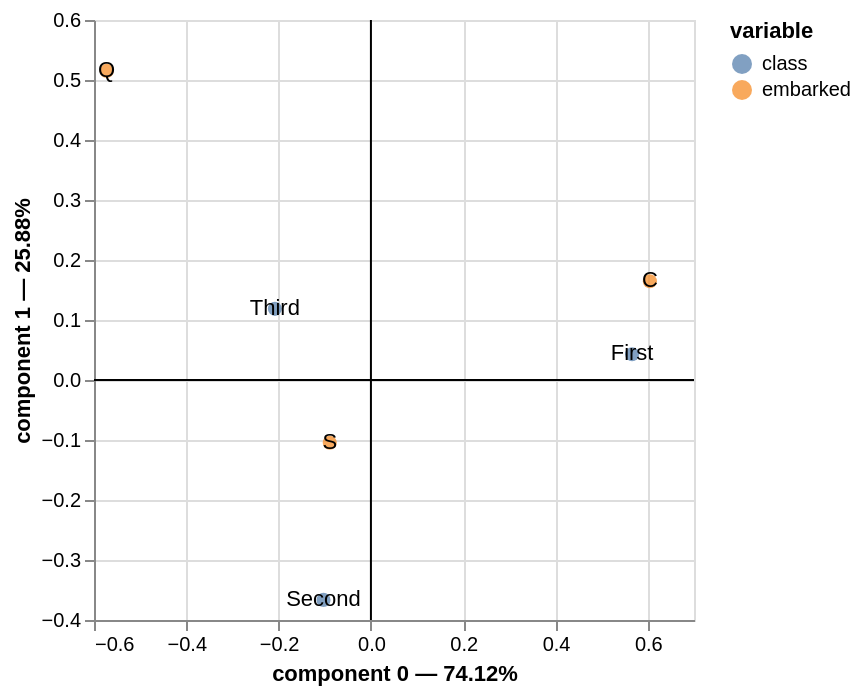

The notebook cell saved with this chart:
### Code cell
import pandas as pd
import prince
from IPython.display import display

# Tabla de contingencia 3x3
tab = pd.crosstab(t["embarked"], t["class"])
display(tab)

# CA 2D
ca = prince.CA(
    n_components=2,
    n_iter=10,
    engine="sklearn",
    random_state=42
).fit(tab)

chart = ca.plot(
    tab,
    x_component=0, y_component=1,
    show_row_markers=True,
    show_column_markers=True,
    show_row_labels=True,
    show_column_labels=True
)


import altair as alt

# tu chart existente:
# chart = ca.plot(tab, x_component=0, y_component=1, ...)

# líneas de ejes
x0 = alt.Chart(pd.DataFrame({"x":[0]})).mark_rule().encode(x="x:Q")
y0 = alt.Chart(pd.DataFrame({"y":[0]})).mark_rule().encode(y="y:Q")

display(chart + x0 + y0)

### Figure 1 — Vega-Lite specification as saved in the notebook (floating-point values rounded to 4 significant figures)
{"config": {"view": {"continuousWidth": 300, "continuousHeight": 300}}, "layer": [{"data": {"name": "data-77d3f869f5c350ac4c686dccef5c1e26"}, "mark": {"type": "circle", "size": 50}, "encoding": {"color": {"field": "variable", "type": "nominal"}, "tooltip": [{"field": "variable", "type": "nominal"}, {"field": "value", "type": "nominal"}, {"field": "component 0", "type": "quantitative"}, {"field": "component 1", "type": "quantitative"}], "x": {"axis": {"title": "component 0 — 74.12%"}, "field": "component 0", "scale": {"zero": false}, "type": "quantitative"}, "y": {"axis": {"title": "component 1 — 25.88%"}, "field": "component 1", "scale": {"zero": false}, "type": "quantitative"}}, "name": "view_3"}, {"data": {"name": "data-77d3f869f5c350ac4c686dccef5c1e26"}, "mark": {"type": "text"}, "encoding": {"text": {"field": "label", "type": "nominal"}, "x": {"axis": {"title": "component 0 — 74.12%"}, "field": "component 0", "scale": {"zero": false}, "type": "quantitative"}, "y": {"axis": {"title": "component 1 — 25.88%"}, "field": "component 1", "scale": {"zero": false}, "type": "quantitative"}}}, {"data": {"name": "data-b6efcffb213101a8862177a706162f33"}, "mark": {"type": "circle", "size": 50}, "encoding": {"color": {"field": "variable", "type": "nominal"}, "tooltip": [{"field": "variable", "type": "nominal"}, {"field": "value", "type": "nominal"}, {"field": "component 0", "type": "quantitative"}, {"field": "component 1", "type": "quantitative"}], "x": {"axis": {"title": "component 0 — 74.12%"}, "field": "component 0", "scale": {"zero": false}, "type": "quantitative"}, "y": {"axis": {"title": "component 1 — 25.88%"}, "field": "component 1", "scale": {"zero": false}, "type": "quantitative"}}}, {"data": {"name": "data-b6efcffb213101a8862177a706162f33"}, "mark": {"type": "text"}, "encoding": {"text": {"field": "label", "type": "nominal"}, "x": {"axis": {"title": "component 0 — 74.12%"}, "field": "component 0", "scale": {"zero": false}, "type": "quantitative"}, "y": {"axis": {"title": "component 1 — 25.88%"}, "field": "component 1", "scale": {"zero": false}, "type": "quantitative"}}}, {"data": {"name": "data-9c00aa9dc2b1c1a0b4bf9b34ead12925"}, "mark": {"type": "rule"}, "encoding": {"x": {"field": "x", "type": "quantitative"}}}, {"data": {"name": "data-06fd9f850666401b4599de5588b60692"}, "mark": {"type": "rule"}, "encoding": {"y": {"field": "y", "type": "quantitative"}}}], "params": [{"name": "param_3", "select": {"type": "interval", "encodings": ["x", "y"]}, "bind": "scales", "views": ["view_3"]}], "$schema": "https://vega.github.io/schema/vega-lite/v5.8.0.json", "datasets": {"data-77d3f869f5c350ac4c686dccef5c1e26": [{"component 0": 0.6044, "component 1": 0.1646, "variable": "embarked", "value": "C", "label": "C"}, {"component 0": -0.5725, "component 1": 0.5152, "variable": "embarked", "value": "Q", "label": "Q"}, {"component 0": -0.08921, "component 1": -0.1045, "variable": "embarked", "value": "S", "label": "S"}], "data-b6efcffb213101a8862177a706162f33": [{"component 0": 0.5658, "component 1": 0.0429, "variable": "class", "value": "First", "label": "First"}, {"component 0": -0.1028, "component 1": -0.3665, "variable": "class", "value": "Second", "label": "Second"}, {"component 0": -0.2081, "component 1": 0.1187, "variable": "class", "value": "Third", "label": "Third"}], "data-9c00aa9dc2b1c1a0b4bf9b34ead12925": [{"x": 0}], "data-06fd9f850666401b4599de5588b60692": [{"y": 0}]}}
